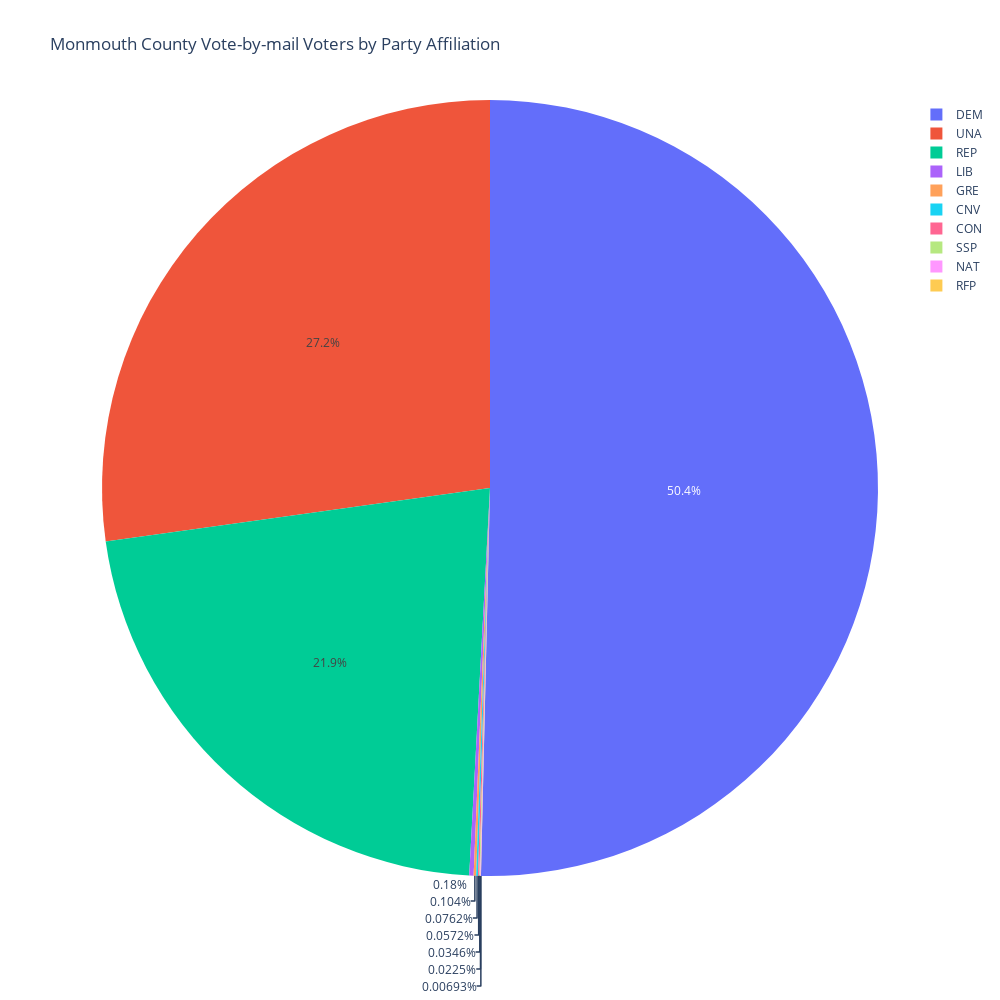

Notebook cell for this chart:
### Code cell
names = df['party'].value_counts().index
values = df['party'].value_counts().values

fig = px.pie(values=values, names=names, title="Monmouth County Vote-by-mail Voters by Party Affiliation", width=1000, height=1000)

fig.show()

### Figure 1 — Plotly figure (JSON) as saved in the notebook; plotly's stock layout.template omitted (floating-point values rounded to 4 significant figures)
{"data": [{"domain": {"x": [0, 1], "y": [0, 1]}, "hovertemplate": "label=%{label}<br>value=%{value}<extra></extra>", "labels": ["DEM", "UNA", "REP", "LIB", "GRE", "CNV", "CON", "SSP", "NAT", "RFP"], "legendgroup": "", "name": "", "showlegend": true, "type": "pie", "values": [29081, 15703, 12671, 104, 60, 44, 33, 20, 13, 4]}], "layout": {"height": 1000, "legend": {"tracegroupgap": 0}, "title": {"text": "Monmouth County Vote-by-mail Voters by Party Affiliation"}, "width": 1000}}
